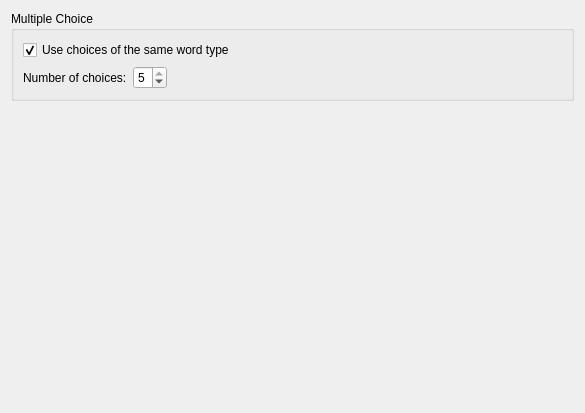
<?xml version="1.0" encoding="UTF-8"?>
<ui version="4.0">
 <class>SpecificPracticeOptions</class>
 <widget class="QWidget" name="SpecificPracticeOptions">
  <property name="geometry">
   <rect>
    <x>0</x>
    <y>0</y>
    <width>585</width>
    <height>413</height>
   </rect>
  </property>
  <layout class="QGridLayout" name="gridLayout">
   <item row="0" column="0" colspan="2">
    <widget class="QGroupBox" name="groupBox_2">
     <property name="title">
      <string>Multiple Choice</string>
     </property>
     <layout class="QVBoxLayout" name="verticalLayout_2">
      <item>
       <widget class="QCheckBox" name="kcfg_MultipleChoiceWordTypeConsistancy">
        <property name="toolTip">
         <string>When creating multiple choice practices, try to show answers of the same word type.</string>
        </property>
        <property name="text">
         <string>Use choices of the same word type</string>
        </property>
        <property name="checked">
         <bool>true</bool>
        </property>
       </widget>
      </item>
      <item>
       <layout class="QHBoxLayout" name="horizontalLayout">
        <item>
         <widget class="QLabel" name="label_4">
          <property name="lineWidth">
           <number>1</number>
          </property>
          <property name="text">
           <string>Number of choices:</string>
          </property>
          <property name="indent">
           <number>0</number>
          </property>
         </widget>
        </item>
        <item>
         <widget class="QSpinBox" name="kcfg_NumberMultipleChoiceAnswers">
          <property name="maximumSize">
           <size>
            <width>74</width>
            <height>16777215</height>
           </size>
          </property>
          <property name="minimum">
           <number>2</number>
          </property>
          <property name="maximum">
           <number>5</number>
          </property>
          <property name="value">
           <number>5</number>
          </property>
         </widget>
        </item>
        <item>
         <spacer name="horizontalSpacer">
          <property name="orientation">
           <enum>Qt::Horizontal</enum>
          </property>
          <property name="sizeHint" stdset="0">
           <size>
            <width>0</width>
            <height>20</height>
           </size>
          </property>
         </spacer>
        </item>
       </layout>
      </item>
     </layout>
    </widget>
   </item>
   <item row="1" column="0" colspan="2">
    <spacer name="verticalSpacer">
     <property name="orientation">
      <enum>Qt::Vertical</enum>
     </property>
     <property name="sizeHint" stdset="0">
      <size>
       <width>20</width>
       <height>0</height>
      </size>
     </property>
    </spacer>
   </item>
  </layout>
 </widget>
 <resources/>
 <connections/>
</ui>
